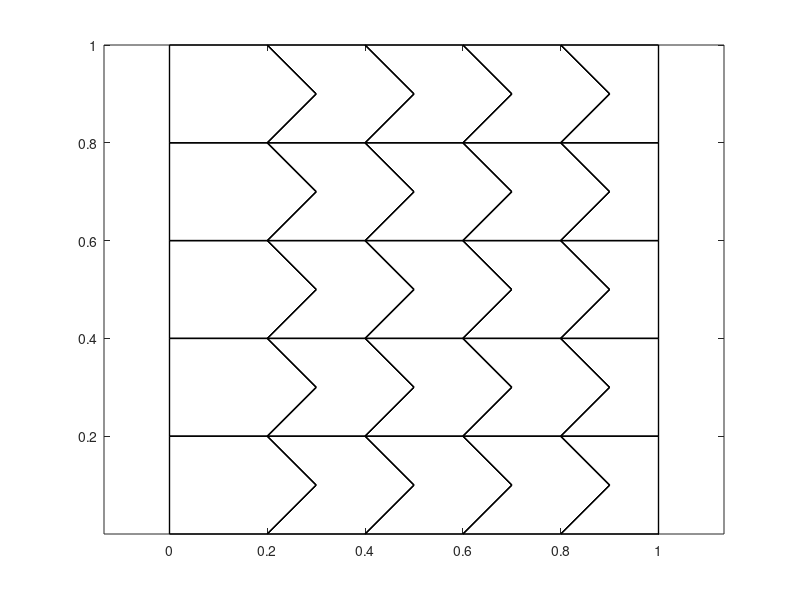

Reproduce this figure in MATLAB.
clear
close all

x0=0; y0=0;
f1=1; f2=1;  
xmin=x0; xmax=x0+f1;  
ymin=y0; ymax=y0+f2;  

suddx=5;
suddy=5;
dx=f1/suddx;
dy=f2/suddy;
if suddx==1
    x_l = [0 0 dx dx];
    y_l = [dy 0 0 dy];
else
    x_l = [0 0 dx dx+dx/2 dx];
    y_l = [dy 0 0 dy/2 dy];
end
x_m = [0 dx/2 0 dx dx+dx/2 dx];
y_m = [dy dy/2 0 0 dy/2 dy];
x_r = [0 dx/2 0 dx dx];
y_r = [dy dy/2 0 0 dy];

x_start = xmin;
y_start = ymax-dy;

indelem=0;
elem_x=cell(suddx*suddy,1);
elem_y=cell(suddx*suddy,1);
elem=cell(suddx*suddy,1);

for i=1:suddy
    for j=1:suddx
        indelem=indelem+1;
        if j==1
            x=x_l+x_start;
            y=y_l+y_start;
        elseif j==suddx
            x=x_r+x_start;
            y=y_r+y_start;
        else
            x=x_m+x_start;
            y=y_m+y_start;
        end
        
        elem_x{indelem,:}=x;
        elem_y{indelem,:}=y;
        if indelem==1
          nodi_x = x;
          nodi_y = y;
        else
          nodi_x = [nodi_x x];
          nodi_y = [nodi_y y];
        end
        
        x_start=x_start+dx;
        %plot([x x(1)], [y y(1)])
    end
    y_start=y_start-dy;
    x_start=xmin;
end

%% NODES ENUMERATION
linee_x=uniquetol(nodi_x); %quicksort + ascending order
linee_y=fliplr(uniquetol(nodi_y)); %descending order
nodi_unici=zeros(1,2); %indices of nodes laying on unique x and y lines
count_nodi_unici=zeros(1,1); %nodes numeration for each vertex
count_nodi_globali=0; %counter for global nodes
xvert=zeros(1,1);
yvert=zeros(1,1);

for s=1:indelem
    for k=1:length(elem_x{s,:}) 
        count_nodi_globali=count_nodi_globali+1;
        %find node's position on unique lines with tolerance
        ind_pos_x=ismembertol(linee_x,elem_x{s,:}(1,k));
        ind_pos_y=ismembertol(linee_y,elem_y{s,:}(1,k));
        if s==1
            count_nodi_unici(end+1)=count_nodi_globali;       
            elem{s,:}(1,k)=count_nodi_unici(end);
            xvert(end+1)= linee_x(ind_pos_x);
            yvert(end+1)= linee_y(ind_pos_y);
        else
            %if finds duplicates of nodes' indices
            if find(ismember(nodi_unici,[find(ind_pos_x==1) find(ind_pos_y==1)],'rows'))
                %find the index of the non repeated "original" node
                index = find(ismember(nodi_unici,[find(ind_pos_x==1) find(ind_pos_y==1)],'rows'));
                %insert the nueration already given to the existing node
                count_nodi_unici(end+1)=count_nodi_unici(index(1));
                %update the elements cell
                elem{s,:}(1,k)=count_nodi_unici(end);
                % decrease global counter
                count_nodi_globali=count_nodi_globali-1;
            else
                count_nodi_unici(end+1)=count_nodi_globali;  
                elem{s,:}(1,k)=count_nodi_unici(end);
                %insert only non repeated coordinates
                xvert(end+1)= linee_x(ind_pos_x);
                yvert(end+1)= linee_y(ind_pos_y);
            end
        end
        nodi_unici(end+1,:)=[find(ind_pos_x==1) find(ind_pos_y==1)]; 
    end
end
%remove first element for initialization
xvert(1)=[];
yvert(1)=[];

%% GRID PLOT
%building boundary nodes
nnode=length(xvert);
j=0;
b=zeros(1,1);
for i=1:nnode
    if abs(xvert(i)-xmin)<=1e-10 || abs(xvert(i)-xmax)<=1e-10 || abs(yvert(i)-ymin)<=1e-10 || abs(yvert(i)-ymax)<=1e-10
        j=j+1;
        b(j)=i;
    end
end
griglia.dirichlet=b(:);
griglia.neuman=0;

%draw elements with their nodes

for iel=1:indelem
    xvertici=elem{iel,:};
    xv=xvert(xvertici);
    yv=yvert(xvertici);
    plot([xv, xv(1)],[yv, yv(1)],'k','linewidth',1)
    hold on
    %h=text(mean(xv), mean(yv), {num2str(iel)});
    %set(h,'color','r')
end

%for i=1:length(xvert)
%    plot( xvert(i),yvert(i),'o'); text(xvert(i)+0.03,yvert(i)+0.03, num2str(i));   
%end

%for i=1:j
%   plot(xvert(b(i)),yvert(b(i)),'m*')
%end

griglia.elements=indelem;
griglia.vertices=[xvert;yvert];
griglia.bordo=b(:);
axis equal

